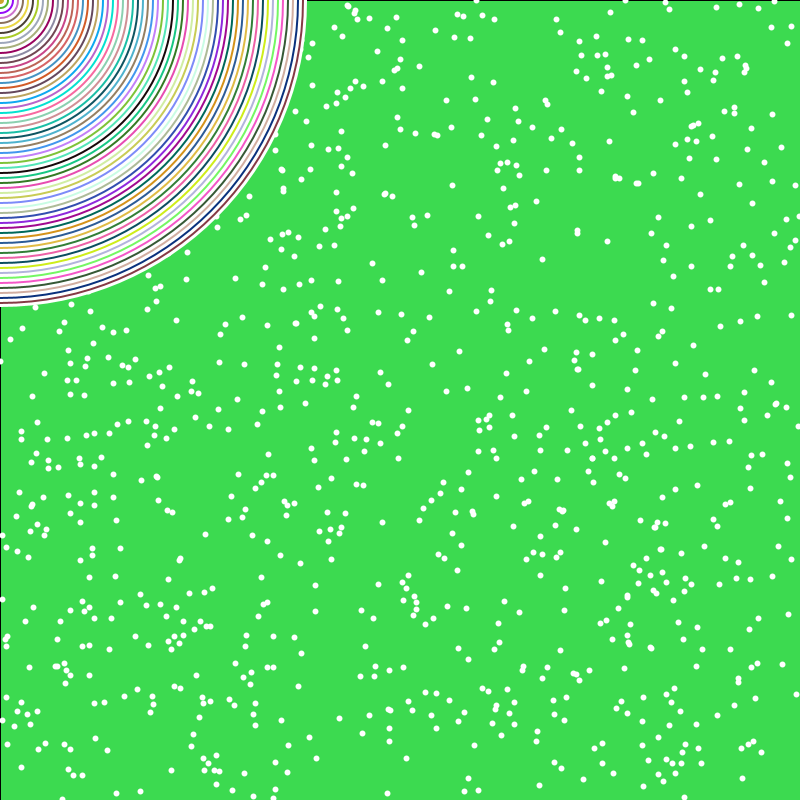
Frame 1 (no input)
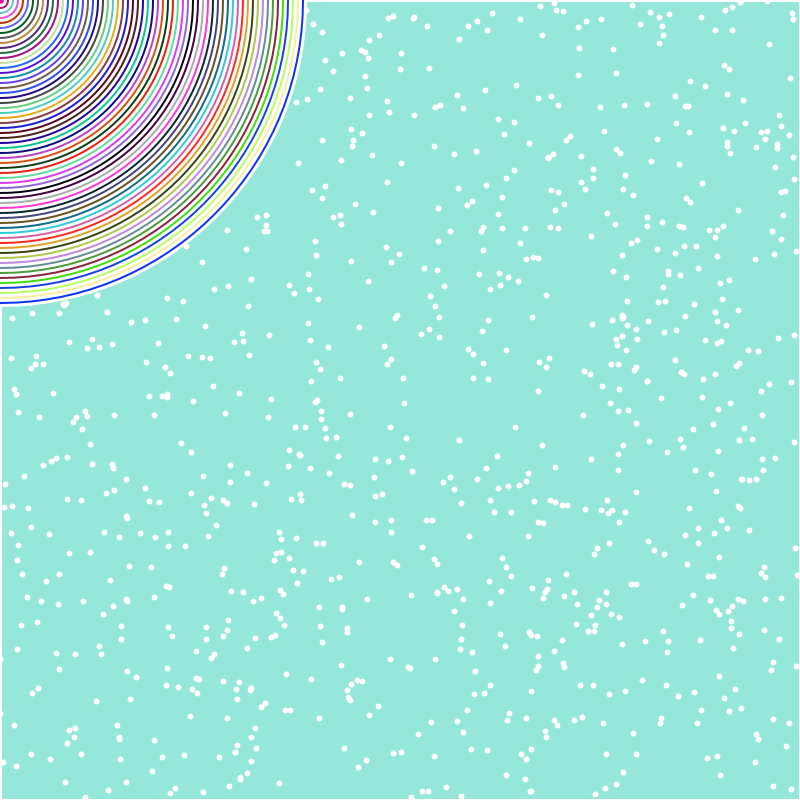
Frame 60 (the mouse pressed at the canvas centre just before this capture)
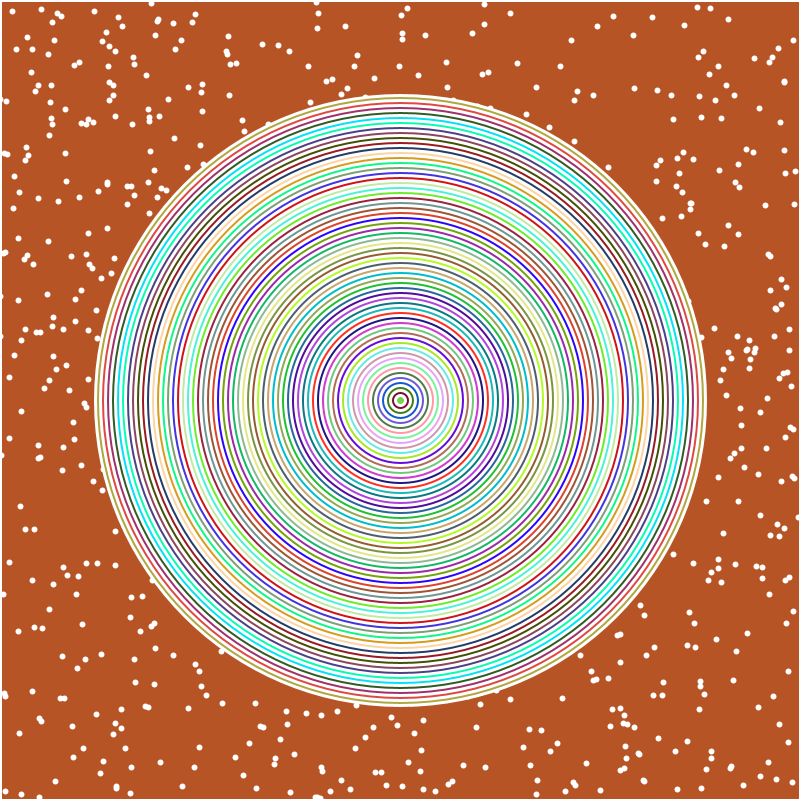
Frame 120 (the mouse held since frame 60 and released just before this capture)

The Processing sketch that drew these frames (run headless with seeded random() and noise(); from frame 60 on, the mouse is pressed at the canvas centre):

// Processing sketch: processing_99276
// ── processing_99276.pde

void setup()
{
  size(800,800);
  background(random(255),random(255),random(255));
  smooth();
  frameRate(60);
}

void draw()
{
  fill(random(255),random(255),random(255));
  rect(0,0,width, height);
  
  for (int i=1; i < 1000; i++)
  {
    stroke(255,255,255);
    strokeWeight(6);
    point(random(width), random(height) );
  }
  
  
  strokeWeight(3);
  fill(random(255),random(255),random(255));
  ellipse(mouseX,mouseY,610,610);
  fill(random(255),random(255),random(255));
  ellipse(mouseX,mouseY,600,600);
  fill(random(255),random(255),random(255));
  ellipse(mouseX,mouseY,590,590);
  fill(random(255),random(255),random(255));
  ellipse(mouseX,mouseY,580,580);
  fill(random(255),random(255),random(255));
  ellipse(mouseX,mouseY,570,570);
  fill(random(255),random(255),random(255));
  ellipse(mouseX,mouseY,560,560);
  fill(random(255),random(255),random(255));
  ellipse(mouseX,mouseY,550,550);
  fill(random(255),random(255),random(255));
  ellipse(mouseX,mouseY,540,540);
  fill(random(255),random(255),random(255));
  ellipse(mouseX,mouseY,530,530);
  fill(random(255),random(255),random(255));
  ellipse(mouseX,mouseY,520,520);
  fill(random(255),random(255),random(255));
  ellipse(mouseX,mouseY,510,510);
  fill(random(255),random(255),random(255));
  ellipse(mouseX,mouseY,500,500);
  fill(random(255),random(255),random(255));
  ellipse(mouseX,mouseY,490,490);
  fill(random(255),random(255),random(255));
  ellipse(mouseX,mouseY,480,480);
  fill(random(255),random(255),random(255));
  ellipse(mouseX,mouseY,470,470);
  fill(random(255),random(255),random(255));
  ellipse(mouseX,mouseY,460,460); 
  fill(random(255),random(255),random(255));
  ellipse(mouseX,mouseY,450,450);
  fill(random(255),random(255),random(255));
  ellipse(mouseX,mouseY,440,440);
  fill(random(255),random(255),random(255));
  ellipse(mouseX,mouseY,430,430);
  fill(random(255),random(255),random(255));
  ellipse(mouseX,mouseY,420,420);
  fill(random(255),random(255),random(255));
  ellipse(mouseX,mouseY,410,410);
  fill(random(255),random(255),random(255));
  ellipse(mouseX,mouseY,400,400);
  fill(random(255),random(255),random(255));
  ellipse(mouseX,mouseY,390,390);
  fill(random(255),random(255),random(255));
  ellipse(mouseX,mouseY,380,380);
  fill(random(255),random(255),random(255));
  ellipse(mouseX,mouseY,370,370);
  fill(random(255),random(255),random(255));
  ellipse(mouseX,mouseY,360,360);
  fill(random(255),random(255),random(255));
  ellipse(mouseX,mouseY,350,350);
  fill(random(255),random(255),random(255));
  ellipse(mouseX,mouseY,340,340);
  fill(random(255),random(255),random(255));
  ellipse(mouseX,mouseY,330,330);
  fill(random(255),random(255),random(255));
  ellipse(mouseX,mouseY,320,320);
  fill(random(255),random(255),random(255));
  ellipse(mouseX,mouseY,310,310);
  fill(random(255),random(255),random(255));
  ellipse(mouseX,mouseY,300,300);
  fill(random(255),random(255),random(255)); 
  ellipse(mouseX,mouseY,290,290);
  fill(random(255),random(255),random(255));
  ellipse(mouseX,mouseY,280,280);
  fill(random(255),random(255),random(255));
  ellipse(mouseX,mouseY,270,270);
  fill(random(255),random(255),random(255));
  ellipse(mouseX,mouseY,260,260);
  fill(random(255),random(255),random(255));
  ellipse(mouseX,mouseY,250,250);
  fill(random(255),random(255),random(255));
  ellipse(mouseX,mouseY,240,240);
  fill(random(255),random(255),random(255));
  ellipse(mouseX,mouseY,230,230);
  fill(random(255),random(255),random(255));
  ellipse(mouseX,mouseY,220,220);
  fill(random(255),random(255),random(255));
  ellipse(mouseX,mouseY,210,210);
  fill(random(255),random(255),random(255));
  ellipse(mouseX,mouseY,200,200);
  fill(random(255),random(255),random(255));
  ellipse(mouseX,mouseY,190,190);
  fill(random(255),random(255),random(255));
  ellipse(mouseX,mouseY,180,180);
  fill(random(255),random(255),random(255));
  ellipse(mouseX,mouseY,170,170);
  fill(random(255),random(255),random(255));
  ellipse(mouseX,mouseY,160,160);
  fill(random(255),random(255),random(255));
  ellipse(mouseX,mouseY,150,150);
  fill(random(255),random(255),random(255));
  ellipse(mouseX,mouseY,140,140);
  fill(random(255),random(255),random(255));   
  ellipse(mouseX,mouseY,130,130);
  fill(random(255),random(255),random(255));
  ellipse(mouseX,mouseY,120,120);
  fill(random(255),random(255),random(255));
  ellipse(mouseX,mouseY,110,110);
  fill(random(255),random(255),random(255));
  ellipse(mouseX,mouseY,100,100);
  fill(random(255),random(255),random(255));
  ellipse(mouseX,mouseY,90,90);
  fill(random(255),random(255),random(255));
  ellipse(mouseX,mouseY,80,80);
  fill(random(255),random(255),random(255));
  ellipse(mouseX,mouseY,70,70);
  fill(random(255),random(255),random(255));
  ellipse(mouseX,mouseY,60,60);
  fill(random(255),random(255),random(255));
  ellipse(mouseX,mouseY,50,50);
  fill(random(255),random(255),random(255));
  ellipse(mouseX,mouseY,40,40);
  fill(random(255),random(255),random(255));
  ellipse(mouseX,mouseY,30,30);
  fill(random(255),random(255),random(255));
  ellipse(mouseX,mouseY,20,20);
  fill(random(255),random(255),random(255));
  ellipse(mouseX,mouseY,10,10);
  
  
 noCursor();
  
}
